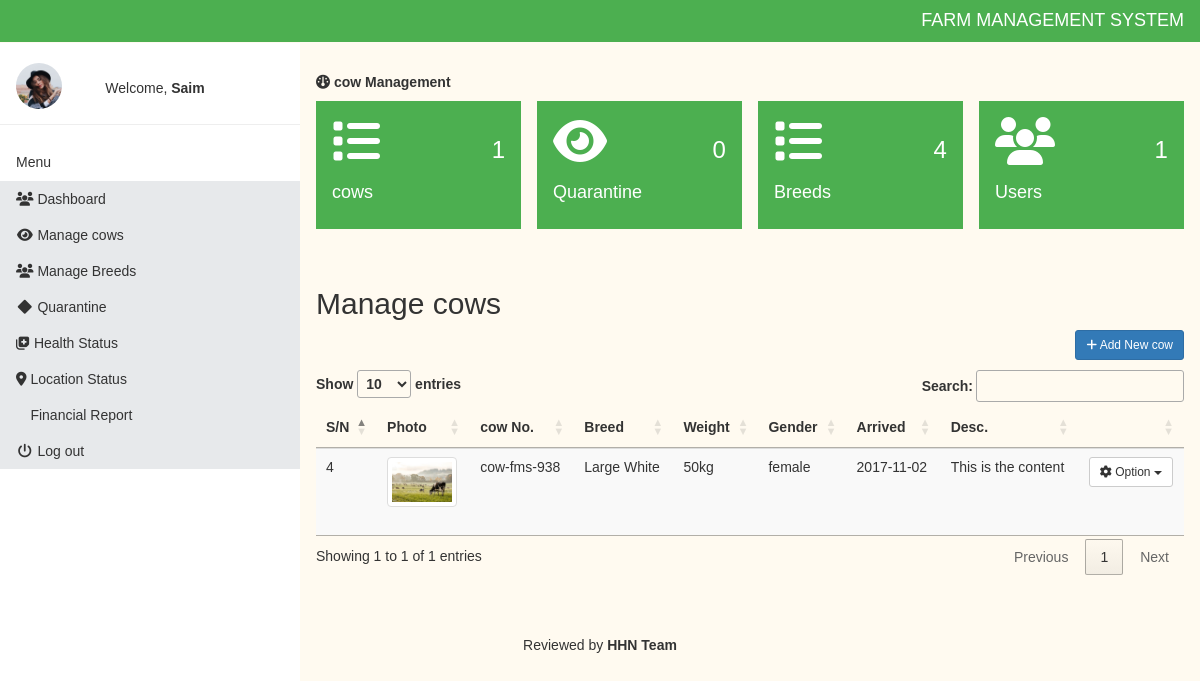
The app's page /manage-cow.php (signed in) with its own data.
### tables this page shows
CREATE TABLE IF NOT EXISTS `cows` (
  `id` int(11) NOT NULL AUTO_INCREMENT,
  `cowno` varchar(255) NOT NULL,
  `breed_id` int(11) NOT NULL,
  `weight` varchar(10) NOT NULL,
  `img` varchar(255) NOT NULL,
  `gender` varchar(10) NOT NULL,
  `arrived` varchar(10) NOT NULL,
  `remark` text NOT NULL,
  `health_status` varchar(50) NOT NULL,
  `Temperature` int(50) NOT NULL,
  `locationx` int(11) NOT NULL,
  `locationy` int(11) NOT NULL,
  `location_status` varchar(255) NOT NULL,
  PRIMARY KEY (`id`)
);

CREATE TABLE IF NOT EXISTS `breed` (
  `id` int(11) NOT NULL AUTO_INCREMENT,
  `name` varchar(255) NOT NULL,
  PRIMARY KEY (`id`)
);

### manage-cow.php (the view, shortened to what this page needs)
<?php include 'setting/system.php'; ?>
<?php include 'theme/head.php'; ?>
<?php include 'theme/sidebar.php'; ?>
<?php
if (isset($_SESSION['id']) && isset($_SESSION['user_name'])) {
 ?>
<div class="w3-main" style="margin-left:300px;margin-top:43px;">
  <header class="w3-container" style="padding-top:22px">
    <h5><b><i class="fa fa-dashboard"></i> cow Management</b></h5>
  </header>
 <?php include 'inc/data.php'; ?>
 <div class="w3-container" style="padding-top:22px">
 <div class="w3-row">
 	<h2>Manage cows</h2>
  <a href="add-cow.php" class="btn btn-sm btn-primary pull-right"><i class="fa fa-plus"></i> Add New cow</a><br><br>
 <div class="table-responsive">
 	<table class="table table-hover table-striped" id="table">
 		<thead>
 			<tr>
 				<th>S/N</th>
        <th>Photo</th>
 				<th>cow No.</th>
 				<th>Breed</th>
 				<th>Weight</th>
 				<th>Gender</th>
 				<th>Arrived</th>
 				<th>Desc.</th>
        <th></th>
 			</tr>
 		</thead>
 		<tbody>
 			<?php
       $all_cow = $db->query("SELECT * FROM cows ORDER BY id DESC");
       $fetch = $all_cow->fetchAll(PDO::FETCH_OBJ);
       foreach($fetch as $data){
          $get_breed = $db->query("SELECT * FROM breed WHERE id = '$data->breed_id'");
          $breed_result = $get_breed->fetchAll(PDO::FETCH_OBJ);
          foreach($breed_result as $breed){
        ?>
          <tr>
            <td><?php echo $data->id ?></td>
            <td>
              <img width="70" height="70" src="<?php echo $data->img; ?>" class="img img-responsive thumbnail">
            </td>
            <td><?php echo $data->cowno ?></td>
            <td><?php echo $breed->name ?></td>
            <td><?php echo $data->weight ?></td>
            <td><?php echo $data->gender ?></td>
            <td><?php echo $data->arrived ?></td>
            <td><?php echo wordwrap($data->remark,300,'<br>'); ?></td>
            <td>
               <div class="dropdown">
                  <button class="btn btn-sm btn-default dropdown-toggle" type="button" data-toggle="dropdown"><i class="fa fa-cog"></i> Option
                  <span class="caret"></span></button>
                </div>
            </td>
          </tr>
      <?php
       }
      }
      ?>
 		</tbody>
 	</table>
 </div>
 </div>
</div>
</div>
<?php
  }
  else
  {
    header("Location: index.php");
     exit();
  }
  include 'theme/foot.php'; ?>

### theme/head.php (shortened to what this page needs)
<!DOCTYPE html>
<html>
<head>
   <link rel="stylesheet" href="./plugin/w3.css">
   <link rel="stylesheet" href="./plugin/bootstrap.min.css">
   <link rel="stylesheet" href="./plugin/font-awesome.min.css">
   <link rel="stylesheet" href="https://cdnjs.cloudflare.com/ajax/libs/font-awesome/6.2.1/css/all.min.css">
   <link rel="stylesheet" type="text/css" href="https://cdn.datatables.net/1.13.1/css/jquery.dataTables.min.css">
   <link rel="stylesheet" type="text/css" href="https://cdnjs.cloudflare.com/ajax/libs/bootstrap-datepicker/1.7.1/css/bootstrap-datepicker.min.css">
</head>
<body>

### theme/sidebar.php (shortened to what this page needs)
<div class="w3-bar w3-top w3-green w3-large" style="z-index:4">
  <span class="w3-bar-item w3-right"><?php echo NAME_X; ?></span>
</div>
<nav id="mysidebar" class="w3-sidebar w3-collapse w3-animate-left" style="z-index:3;width:300px;"><br>
  <div class="w3-container w3-row">
    <div class="w3-col s4">
      <img src="theme/default_avatar.jpg" class="w3-circle w3-margin-right" style="width:46px">
    </div>
    <div class="w3-col s8 w3-bar" style="padding-top:15px !important">
      <span>Welcome, <strong><?php echo ucwords($_SESSION['user_name']); ?></strong></span><br>
    </div>
  </div>
  <hr style="color: black;">
  <div class="w3-container">
    <h5>Menu</h5>
  </div>
  <div class="w3-bar-block">
    <a href="dashboard.php" class="w3-bar-item w3-button w3-padding"><i class="fa fa-users fa-fw"></i>  Dashboard</a>
    <a href="manage-cow.php" class="w3-bar-item w3-button w3-padding"><i class="fa fa-eye fa-fw"></i>  Manage cows</a>
    <a href="manage-breed.php" class="w3-bar-item w3-button w3-padding"><i class="fa fa-users fa-fw"></i>  Manage Breeds</a>
    <a href="manage-quarantine.php" class="w3-bar-item w3-button w3-padding"><i class="fa fa-diamond fa-fw"></i>  Quarantine</a>
    <a href="health_status.php" class="w3-bar-item w3-button w3-padding"><i class="fa-solid fa-notes-medical"></i>  Health Status</a>
    <a href="location_status.php" class="w3-bar-item w3-button w3-padding"><i class="fa-sharp fa-solid fa-location-dot"></i>  Location Status</a>
    <a href="financial_report.php" class="w3-bar-item w3-button w3-padding"><i class="fa-duotone fa-file-invoice-dollar"></i>  Financial Report</a>
    <a href="logout.php" class="w3-bar-item w3-button w3-padding"><i class="fa fa-power-off fa-fw"></i>  Log out</a><br><br>
  </div>
</nav>

### inc/data.php (shortened to what this page needs)
<?php
 $query = $db->query("SELECT * FROM cows");
 $pCount = $query->rowCount();
 $quer = $db->query("SELECT * FROM breed");
 $bCount = $quer->rowCount();
 $que = $db->query("SELECT * FROM quarantine");
 $qCount = $que->rowCount();
 $qu = $db->query("SELECT * FROM admin");
 $uCount = $qu->rowCount();
?>
<div class="w3-row-padding w3-margin-bottom">
    <div class="w3-quarter">
      <div class="w3-container w3-green w3-padding-16">
        <div class="w3-left"><i class="fa fa-list w3-xxxlarge"></i></div>
        <div class="w3-right">
          <h3><?php echo $pCount;  ?></h3>
        </div>
        <div class="w3-clear"></div>
        <h4>cows</h4>
      </div>
    </div>
    <div class="w3-quarter">
      <div class="w3-container w3-green w3-padding-16">
        <div class="w3-left"><i class="fa fa-eye w3-xxxlarge"></i></div>
        <div class="w3-right">
          <h3><?php echo $qCount;  ?></h3>
        </div>
        <div class="w3-clear"></div>
        <h4>Quarantine</h4>
      </div>
    </div>
    <div class="w3-quarter">
      <div class="w3-container w3-green w3-padding-16">
        <div class="w3-left"><i class="fa fa-list w3-xxxlarge"></i></div>
        <div class="w3-right">
          <h3><?php echo $bCount;  ?></h3>
        </div>
        <div class="w3-clear"></div>
        <h4>Breeds
        </h4>
      </div>
    </div>
    <div class="w3-quarter">
      <div class="w3-container w3-green w3-text-white w3-padding-16">
        <div class="w3-left"><i class="fa fa-users w3-xxxlarge"></i></div>
        <div class="w3-right">
          <h3><?php echo $uCount;  ?></h3>
        </div>
        <div class="w3-clear"></div>
        <h4>Users</h4>
      </div>
    </div>
  </div>

### theme/foot.php (shortened to what this page needs)
<p class="text-center" style="margin-top: 5%">
	Reviewed by <b>HHN Team</b>
</p>
</body>
</html>

### theme/head.php (style rules this page uses)
body { font-family: 'arial'; background-color: floralwhite; }

### theme/sidebar.php (style rules this page uses)
#mysidebar a { text-decoration: none !important; font-family: "arial"; font-weight: 400px; background-color: #E7E9EB; }

### records on screen
cows: id "4", cowno "cow-fms-938", weight "50kg", gender "female", arrived "2017-11-02", remark "This is the content"
breed: cows.img (placeholder picture), name "Large White"

### other values on screen
NAME_X "FARM MANAGEMENT SYSTEM"
$_SESSION['user_name'] "Saim"
$pCount "1"
$qCount "0"
$bCount "4"
$uCount "1"
